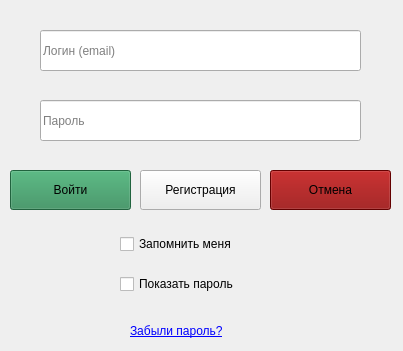
<?xml version="1.0" encoding="UTF-8"?>
<ui version="4.0">
 <class>MainWindow</class>
 <widget class="QMainWindow" name="MainWindow">
  <property name="geometry">
   <rect>
    <x>0</x>
    <y>0</y>
    <width>403</width>
    <height>351</height>
   </rect>
  </property>
  <property name="windowTitle">
   <string/>
  </property>
  <property name="styleSheet">
   <string notr="true"/>
  </property>
  <widget class="QWidget" name="centralwidget">
   <widget class="QPushButton" name="sign_in_but">
    <property name="geometry">
     <rect>
      <x>10</x>
      <y>170</y>
      <width>121</width>
      <height>40</height>
     </rect>
    </property>
    <property name="styleSheet">
     <string notr="true">background-color: seagreen</string>
    </property>
    <property name="text">
     <string>Войти</string>
    </property>
   </widget>
   <widget class="QPushButton" name="sign_up_but">
    <property name="geometry">
     <rect>
      <x>140</x>
      <y>170</y>
      <width>121</width>
      <height>40</height>
     </rect>
    </property>
    <property name="text">
     <string>Регистрация</string>
    </property>
   </widget>
   <widget class="QPushButton" name="cancel_but">
    <property name="geometry">
     <rect>
      <x>270</x>
      <y>170</y>
      <width>121</width>
      <height>40</height>
     </rect>
    </property>
    <property name="styleSheet">
     <string notr="true">background-color: darkred</string>
    </property>
    <property name="text">
     <string>Отмена</string>
    </property>
   </widget>
   <widget class="QCheckBox" name="show_pass_checkbox">
    <property name="geometry">
     <rect>
      <x>120</x>
      <y>270</y>
      <width>161</width>
      <height>28</height>
     </rect>
    </property>
    <property name="text">
     <string>Показать пароль</string>
    </property>
    <property name="checked">
     <bool>false</bool>
    </property>
   </widget>
   <widget class="QLabel" name="frogot_pass">
    <property name="geometry">
     <rect>
      <x>130</x>
      <y>320</y>
      <width>131</width>
      <height>23</height>
     </rect>
    </property>
    <property name="text">
     <string>&lt;html&gt;&lt;head/&gt;&lt;body&gt;&lt;p&gt;&lt;span style=&quot; text-decoration: underline; color:#0000ff;&quot;&gt;Забыли пароль?&lt;/span&gt;&lt;/p&gt;&lt;/body&gt;&lt;/html&gt;</string>
    </property>
   </widget>
   <widget class="QLineEdit" name="login_input">
    <property name="geometry">
     <rect>
      <x>40</x>
      <y>30</y>
      <width>321</width>
      <height>41</height>
     </rect>
    </property>
    <property name="inputMask">
     <string/>
    </property>
    <property name="text">
     <string/>
    </property>
    <property name="placeholderText">
     <string>Логин (email)</string>
    </property>
   </widget>
   <widget class="QLineEdit" name="pass_input">
    <property name="geometry">
     <rect>
      <x>40</x>
      <y>100</y>
      <width>321</width>
      <height>41</height>
     </rect>
    </property>
    <property name="inputMethodHints">
     <set>Qt::ImhHiddenText|Qt::ImhNoAutoUppercase|Qt::ImhNoPredictiveText</set>
    </property>
    <property name="inputMask">
     <string/>
    </property>
    <property name="text">
     <string/>
    </property>
    <property name="maxLength">
     <number>32767</number>
    </property>
    <property name="frame">
     <bool>true</bool>
    </property>
    <property name="echoMode">
     <enum>QLineEdit::Password</enum>
    </property>
    <property name="placeholderText">
     <string>Пароль</string>
    </property>
   </widget>
   <widget class="QCheckBox" name="remember_user_checkbox">
    <property name="geometry">
     <rect>
      <x>120</x>
      <y>230</y>
      <width>161</width>
      <height>28</height>
     </rect>
    </property>
    <property name="text">
     <string>Запомнить меня</string>
    </property>
   </widget>
  </widget>
 </widget>
 <resources/>
 <connections/>
</ui>
